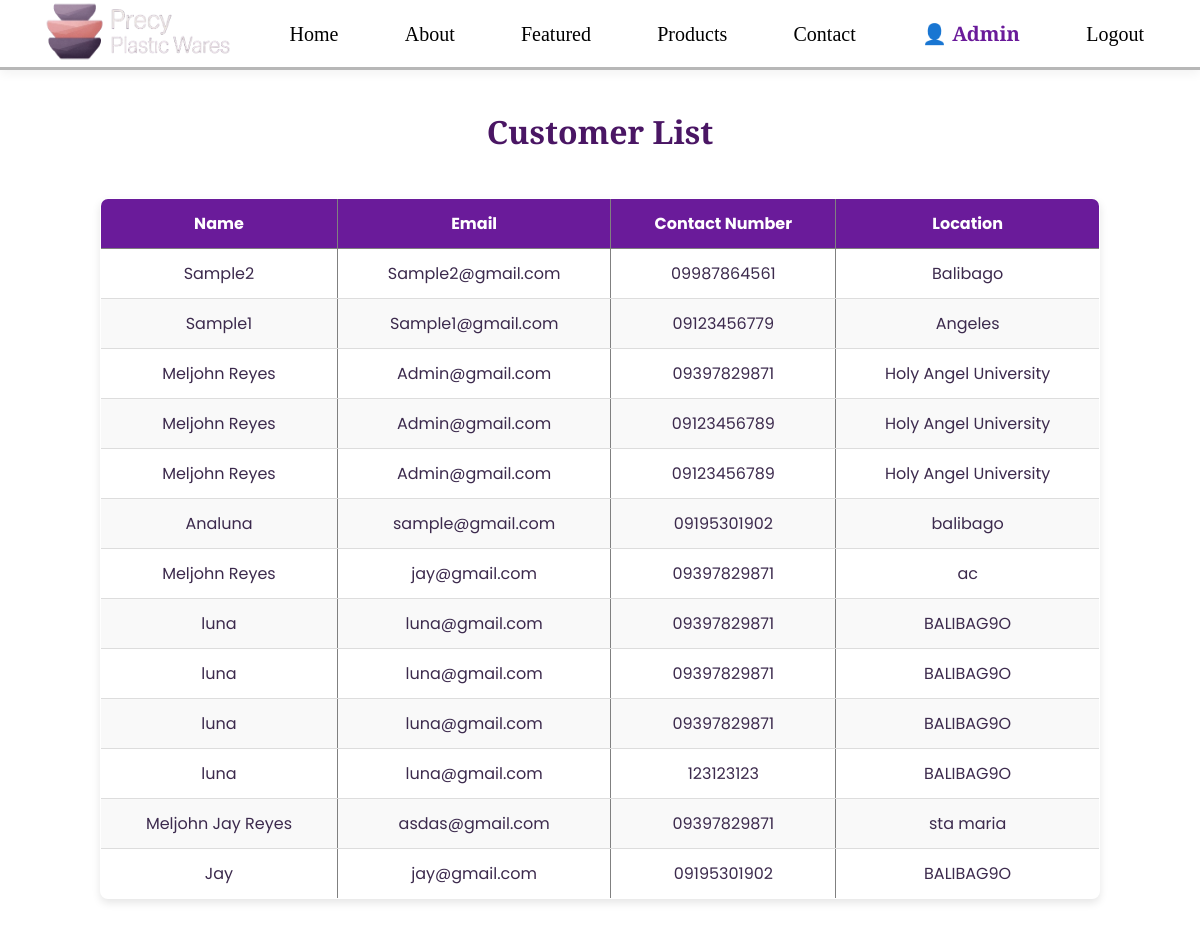
The page /customer-list/ (signed in) on the database its author committed.
### main/models.py (models this page shows, shortened)
class Customer (models.Model):
    name = models.CharField(max_length=100)
    email = models.EmailField()
    contact_number = models.CharField(max_length=20)
    location = models.CharField(max_length=100)

### main/views.py (the view)
# urls.py: path('customer-list/', views.customer_list_page, name='customer-list-page'),
def customer_list_page(request):
    customers = Customer.objects.all().order_by('-id')  # newest first
    return render(request, 'customer_list.html', {
        "customers": customers,
        "hide_footer": True  # ✅ Hide footer on this page
    })

### main/templates/customer_list.html (shortened to what this page needs)
{% extends 'basestructure.html' %}
{% load static %}
{% block content %}
<div style="display: flex; justify-content: center; align-items: center; flex-direction: column; padding: 40px 20px; min-height: 60vh;">
  <h1 style="text-align: center; margin-bottom: 30px;">Customer List</h1>
  <table border="1" cellpadding="8" style="width: 90%; max-width: 1000px; text-align: center; border-collapse: collapse; box-shadow: 0 4px 8px rgba(0,0,0,0.1); border-radius: 8px; overflow: hidden;">
    <thead style="background-color: #6a1b9a; color: white;">
      <tr>
        <th style="padding: 12px;">Name</th>
        <th style="padding: 12px;">Email</th>
        <th style="padding: 12px;">Contact Number</th>
        <th style="padding: 12px;">Location</th>
      </tr>
    </thead>
    <tbody>
      {% for customer in customers %}
      <tr style="border-bottom: 1px solid #ddd; background-color: {% cycle '#ffffff' '#f9f9f9' %};">
        <td style="padding: 12px;">{{ customer.name }}</td>
        <td style="padding: 12px;">{{ customer.email }}</td>
        <td style="padding: 12px;">{{ customer.contact_number }}</td>
        <td style="padding: 12px;">{{ customer.location }}</td>
      </tr>
      {% empty %}
      <tr>
        <td colspan="4" style="padding: 20px; color: #999;">No customers yet.</td>
      </tr>
      {% endfor %}
    </tbody>
  </table>
</div>
{% endblock %}

### main/templates/basestructure.html (shortened to what this page needs)
{% load static %}
<!DOCTYPE html>
<html lang="en">
<head>
<link rel="stylesheet" href="{% static 'css/style.css' %}">
<link rel="stylesheet" href="{% static 'css/email_mockup.css' %}">
<link rel="stylesheet" href="{% static 'css/social_mockup.css' %}">
</head>
<body>
 <header>
    <div class="logo">
      <img src="{% static 'image/lOGO.png' %}" alt="Precy Plastic Wares Logo" />
    </div>
    <nav>
      <a href="{% url 'landing' %}">Home</a>
      <a href="{% url 'about' %}" >About</a>
      <a href="{% url 'featured' %}">Featured</a>
      <a href="{% url 'product' %}">Products</a>
      <a href="{% url 'contact' %}">Contact</a>
      {% if user.is_authenticated %}
        <a href="{% url 'welcome' %}" style="color: #6a1b9a; font-weight: 600;">👤 {{ user.first_name|default:user.username }}</a>
        <a href="{% url 'logout' %}">Logout</a>
      {% else %}
        <a href="{% url 'login' %}">Login</a>
        <a href="{% url 'signup' %}">Signup</a>
      {% endif %}
    </nav>
  </header>
        {% block content %}{% endblock %}
</body>
</html>

### main/static/css/style.css (style rules this page uses)
* { margin: 0; padding: 0; box-sizing: border-box; }
html, body { max-height: 100vh; overflow-x: hidden; overflow-y: auto; background-color: transparent; font-family: 'Poppins', sans-serif; color: #3c2a4d; margin: 0; padding: 0; }
h1, h2, h3 { font-family: 'Playfair Display', serif; font-weight: 700; color: #4a1664; padding-bottom: 15px; }
header { position: sticky; top: 0; z-index: 1000; background: rgba(255, 255, 255, 0.9); backdrop-filter: blur(6px); padding: 20px 40px; display: flex; justify-content: space-between; align-items: center; box-shadow: 0 4px 10px rgba(0, 0, 0, 0.05); height: 70px; border-bottom: 3px solid rgba(19, 19, 19, 0.3) }
.logo img { width: 200px; height: 70px; }
nav a { font-family: 'Playfair Display', serif; font-size: 1.25em; font-weight: 200; margin-left: 30px; padding: 0.5rem 1rem; border-radius: 30px; text-decoration: none; color: #000000; transition: all 0.3s ease; }
section, div, main { overflow-x: clip; }

### rows shown on the page
Customer: name "Sample2", email "Sample2@gmail.com", contact_number "09987864561", location "Balibago"
Customer: name "Sample1", email "Sample1@gmail.com", contact_number "09123456779", location "Angeles"
Customer: name "Meljohn Reyes", email "Admin@gmail.com", contact_number "09397829871", location "Holy Angel University"
Customer: name "Meljohn Reyes", email "Admin@gmail.com", contact_number "09123456789", location "Holy Angel University"
Customer: name "Meljohn Reyes", email "Admin@gmail.com", contact_number "09123456789", location "Holy Angel University"
Customer: name "Analuna", email "sample@gmail.com", contact_number "09195301902", location "balibago"
Customer: name "Meljohn Reyes", email "jay@gmail.com", contact_number "09397829871", location "ac"
Customer: name "luna", email "luna@gmail.com", contact_number "09397829871", location "BALIBAG9O"
Customer: name "luna", email "luna@gmail.com", contact_number "09397829871", location "BALIBAG9O"
Customer: name "luna", email "luna@gmail.com", contact_number "09397829871", location "BALIBAG9O"
Customer: name "luna", email "luna@gmail.com", contact_number "123123123", location "BALIBAG9O"
Customer: name "Meljohn Jay Reyes", email "asdas@gmail.com", contact_number "09397829871", location "sta maria"
Customer: name "Jay", email "jay@gmail.com", contact_number "09195301902", location "BALIBAG9O"

### other values the page prints
{{ user.first_name|default:user.username }} "Admin"
